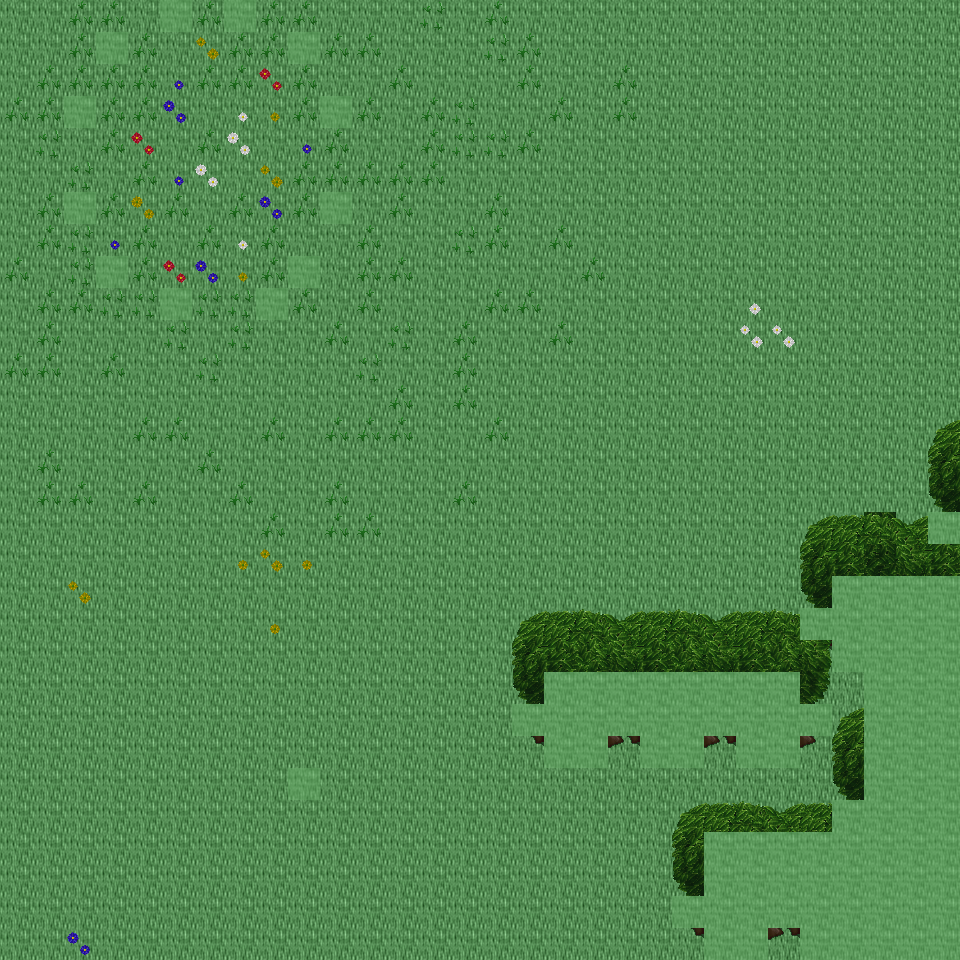

Below is a game level as drawn by its tile map, then a one-line description and the .tmx that defines it (tile-layer data replaced by summaries):
An orthogonal 30x30 tile map with 32x32 px tiles, 6 tile layers (Ground, Object, Object2, Above, ...), 22 tilesets and 8 objects (8x mapExit).

<map version="1.0" orientation="orthogonal" renderorder="right-down" width="30" height="30" tilewidth="32" tileheight="32" nextobjectid="9">
  <tileset firstgid="1" name="tileset_ground_ground" tilewidth="32" tileheight="32" tilecount="33" columns="3">
    <image source="../drawable/tileset_ground_ground.png" width="96" height="352" />
  </tileset>
  <tileset firstgid="34" name="tileset_ground_water_pool" tilewidth="32" tileheight="32" tilecount="72" columns="3">
    <image source="../drawable/tileset_ground_water_pool.png" width="96" height="768" />
  </tileset>
  <tileset firstgid="106" name="tileset_ground_ridge_earth_dark" tilewidth="32" tileheight="32" tilecount="96" columns="12">
    <image source="../drawable/tileset_ground_ridge_earth_dark.png" width="384" height="256" />
  </tileset>
  <tileset firstgid="202" name="tileset_ground_grass_edges" tilewidth="32" tileheight="32" tilecount="36" columns="12">
    <image source="../drawable/tileset_ground_grass_edges.png" width="384" height="96" />
  </tileset>
  <tileset firstgid="238" name="tileset_ground_earth_edges" tilewidth="32" tileheight="32" tilecount="18" columns="6">
    <image source="../drawable/tileset_ground_earth_edges.png" width="192" height="96" />
  </tileset>
  <tileset firstgid="256" name="tileset_ground_grass_corners" tilewidth="32" tileheight="32" tilecount="24" columns="6">
    <image source="../drawable/tileset_ground_grass_corners.png" width="192" height="128" />
  </tileset>
  <tileset firstgid="280" name="tileset_plant_grasses" tilewidth="32" tileheight="32" tilecount="6" columns="3">
    <image source="../drawable/tileset_plant_grasses.png" width="96" height="64" />
  </tileset>
  <tileset firstgid="286" name="tileset_plant_flower_daisy_blue" tilewidth="32" tileheight="32" tilecount="8" columns="2">
    <image source="../drawable/tileset_plant_flower_daisy_blue.png" width="64" height="128" />
  </tileset>
  <tileset firstgid="294" name="tileset_plant_flower_daisy_yellow" tilewidth="32" tileheight="32" tilecount="8" columns="2">
    <image source="../drawable/tileset_plant_flower_daisy_yellow.png" width="64" height="128" />
  </tileset>
  <tileset firstgid="302" name="tileset_plant_bush_bushes" tilewidth="32" tileheight="32" tilecount="10" columns="5">
    <image source="../drawable/tileset_plant_bush_bushes.png" width="160" height="64" />
  </tileset>
  <tileset firstgid="312" name="tileset_plant_flower_daisy_red" tilewidth="32" tileheight="32" tilecount="8" columns="2">
    <image source="../drawable/tileset_plant_flower_daisy_red.png" width="64" height="128" />
  </tileset>
  <tileset firstgid="320" name="tileset_plant_flower_daisy_white" tilewidth="32" tileheight="32" tilecount="8" columns="2">
    <image source="../drawable/tileset_plant_flower_daisy_white.png" width="64" height="128" />
  </tileset>
  <tileset firstgid="328" name="tileset_logic_collision" tilewidth="32" tileheight="32" tilecount="1" columns="1">
    <image source="../drawable/tileset_logic_collision.png" width="32" height="32" />
  </tileset>
  <tileset firstgid="329" name="tileset_plant_tree_tree_green" tilewidth="32" tileheight="32" tilecount="88" columns="8">
    <image source="../drawable/tileset_plant_tree_tree_green.png" width="256" height="352" />
  </tileset>
  <tileset firstgid="417" name="tileset_plant_stump_stump_brown" tilewidth="32" tileheight="32" tilecount="4" columns="2">
    <image source="../drawable/tileset_plant_stump_stump_brown.png" width="64" height="64" />
  </tileset>
  <tileset firstgid="421" name="tileset_logic_item_sheepfood" tilewidth="32" tileheight="32" tilecount="1" columns="1">
    <image source="../drawable/tileset_logic_item_sheepfood.png" width="32" height="32" />
  </tileset>
  <tileset firstgid="422" name="tileset_logic_creature_fairy" tilewidth="32" tileheight="32" tilecount="4" columns="4">
    <image source="../drawable/tileset_logic_creature_fairy.png" width="128" height="32" />
  </tileset>
  <tileset firstgid="426" name="tileset_logic_item_resources" tilewidth="32" tileheight="32" tilecount="6" columns="6">
    <image source="../drawable/tileset_logic_item_resources.png" width="192" height="32" />
  </tileset>
  <tileset firstgid="432" name="tileset_logic_creature_mythical_being" tilewidth="32" tileheight="32" tilecount="24" columns="8">
    <image source="../drawable/tileset_logic_creature_mythical_being.png" width="256" height="96" />
  </tileset>
  <tileset firstgid="456" name="tileset_ground_green_paving" tilewidth="32" tileheight="32" tilecount="18" columns="3">
    <image source="../drawable/tileset_ground_green_paving.png" width="96" height="192" />
  </tileset>
  <tileset firstgid="474" name="tileset_logic_protection" tilewidth="32" tileheight="32" tilecount="2" columns="2">
    <image source="../drawable/tileset_logic_protection.png" width="64" height="32" />
  </tileset>
  <tileset firstgid="476" name="tileset_building_huts" tilewidth="32" tileheight="32" tilecount="338" columns="26">
    <image source="../drawable/tileset_building_huts.png" width="832" height="416" />
  </tileset>
  <layer name="Ground" width="30" height="30">
    <data>[900 cells, 900 non-empty, 1 distinct tile ids]</data>
  </layer>
  <layer name="Object" width="30" height="30">
    <data>[900 cells, 197 non-empty, 29 distinct tile ids]</data>
  </layer>
  <layer name="Object2" width="30" height="30">
    <data>[900 cells, 0 non-empty, 0 distinct tile ids]</data>
  </layer>
  <layer name="Above" width="30" height="30">
    <data>[900 cells, 105 non-empty, 24 distinct tile ids]</data>
  </layer>
  <layer name="Above2" width="30" height="30">
    <data>[900 cells, 0 non-empty, 0 distinct tile ids]</data>
  </layer>
  <layer name="Walkable" width="30" height="30">
    <data>[900 cells, 99 non-empty, 1 distinct tile ids]</data>
  </layer>
  <objectgroup name="MapEvents">
    <object id="1" name="north" type="mapExit" x="0" y="0" width="160" height="32">
      <properties>
        <property name="map" value="level_0_x87_y110" />
        <property name="x" value="0" />
        <property name="y" value="28" />
      </properties>
    </object>
    <object id="2" name="north2" type="mapExit" x="192" y="0" width="32" height="32">
      <properties>
        <property name="map" value="level_0_x87_y110" />
        <property name="x" value="6" />
        <property name="y" value="28" />
      </properties>
    </object>
    <object id="3" name="north3" type="mapExit" x="256" y="0" width="704" height="32">
      <properties>
        <property name="map" value="level_0_x87_y110" />
        <property name="x" value="8" />
        <property name="y" value="28" />
      </properties>
    </object>
    <object id="4" name="south" type="mapExit" x="0" y="928" width="704" height="32">
      <properties>
        <property name="map" value="level_0_x87_y112" />
        <property name="x" value="0" />
        <property name="y" value="1" />
      </properties>
    </object>
    <object id="5" name="south2" type="mapExit" x="768" y="928" width="32" height="32">
      <properties>
        <property name="map" value="level_0_x87_y112" />
        <property name="x" value="24" />
        <property name="y" value="1" />
      </properties>
    </object>
    <object id="6" name="west" type="mapExit" x="0" y="0" width="32" height="960">
      <properties>
        <property name="map" value="level_0_x86_y111" />
        <property name="x" value="28" />
        <property name="y" value="0" />
      </properties>
    </object>
    <object id="7" name="east" type="mapExit" x="928" y="0" width="32" height="512">
      <properties>
        <property name="map" value="level_0_x88_y111" />
        <property name="x" value="1" />
        <property name="y" value="0" />
      </properties>
    </object>
    </objectgroup>
</map>
<!-- 1 of 8 objects omitted -->
